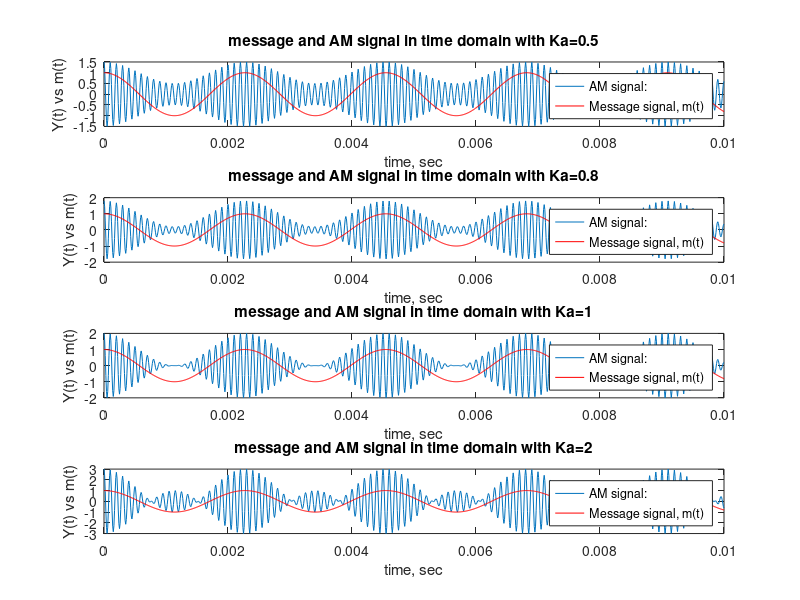
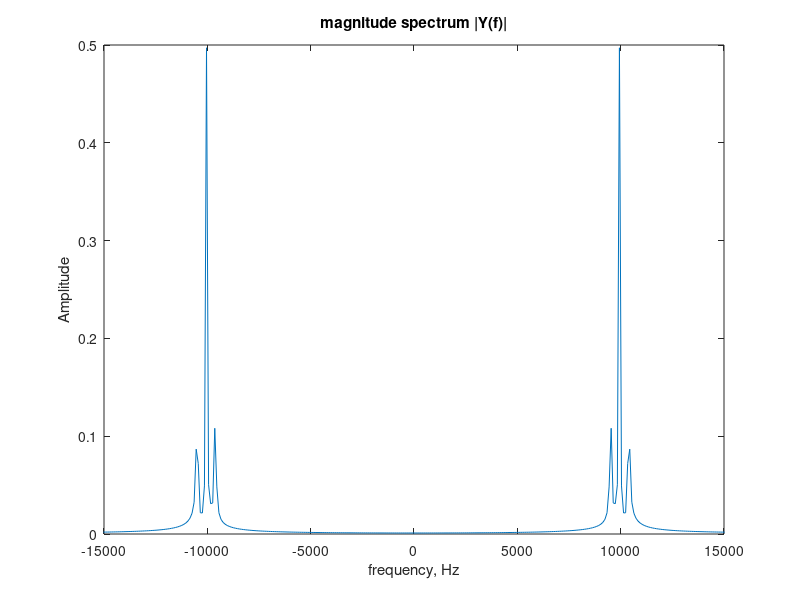

Recreate these plots in MATLAB, in order.
%task3 and 4
clc
clear
Ts = 0.00001;
t = 0: Ts : 0.01;
m = cos(880*pi*t);
c = cos(20000*pi*t);
y =(1 + 0.5*m).*cos(20000*pi*t);
N=length(t);
fs=1/Ts; 
F=fs/N;
f=(-fs/2):F:(fs/2)-F;

figure (1) 
subplot(4,1,1)
plot(t, y, t, m, 'r');
xlabel('time, sec')
ylabel('Y(t) vs m(t)')
title('message and AM signal in time domain with Ka=0.5')
legend('AM signal:', 'Message signal, m(t) ')


subplot(4,1,2)
y2 =(1 + 0.8*m).*cos(20000*pi*t);
plot(t, y2, t, m, 'r');
xlabel('time, sec')
ylabel('Y(t) vs m(t)')
title('message and AM signal in time domain with Ka=0.8')
legend('AM signal:', 'Message signal, m(t) ')

subplot(4,1,3)
y3 =(1 + 1*m).*cos(20000*pi*t);
plot(t, y3, t, m, 'r');
xlabel('time, sec')
ylabel('Y(t) vs m(t)')
title('message and AM signal in time domain with Ka=1')
legend('AM signal:', 'Message signal, m(t) ')

subplot(4,1,4)
y4 =(1 + 2*m).*cos(20000*pi*t);
plot(t, y4, t, m, 'r');
xlabel('time, sec')
ylabel('Y(t) vs m(t)')
title('message and AM signal in time domain with Ka=2')
legend('AM signal:', 'Message signal, m(t) ')

figure(2)
Y=fftshift(fft(y))/N;
plot(f,abs(Y))
axis([-1.5*10^4 1.5*10^4 0 0.5])
title('magnitude spectrum |Y(f)|')
ylabel('Amplitude')
xlabel('frequency, Hz')




% N=length(t);
% fs=1/Ts; 
% F=fs/N;
% f=(-fs/2):F:(fs/2)-F;
% Y=fftshift(fft(y))/N;
% figure (2)
% plot(f, abs(Y))
% xlabel('frequency, Hz')
% ylabel('|Y(f)|')
% title('frequency spectrum of AM')

% figure(3)
% m=fftshift(fft(m));
% plot(t,abs(m));
%axis([-5*10^4 5*10^4 0 400])